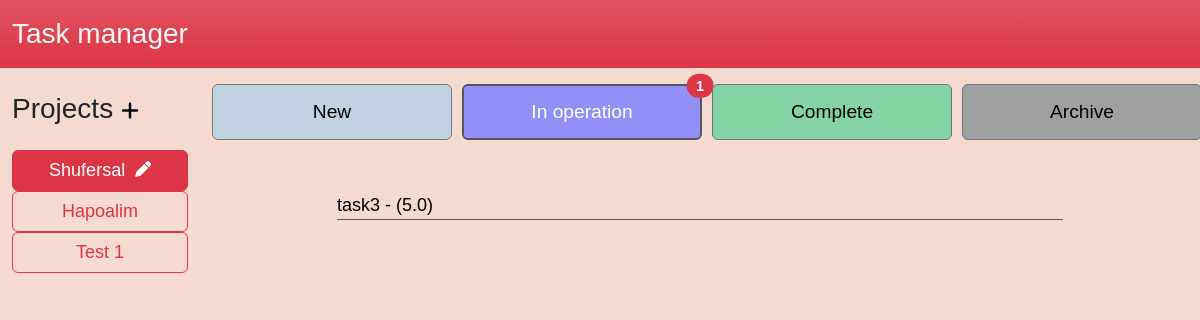
Before: / with the older database file.
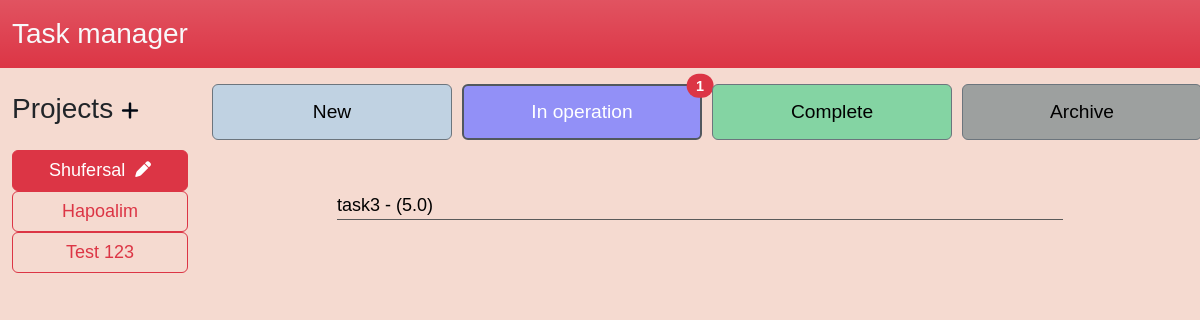
After: the same page with the newer database file.
### app/models.py (models this page shows, shortened)
class Project(db.Model):
    id = db.Column(db.Integer, primary_key=True, autoincrement=True)
    name = db.Column(db.String(200))
    hour_rate = db.Column(db.Integer)
    tasks = db.relationship('Task', backref='project', lazy='dynamic')
    def __getitem__(self, item):
        return getattr(self, item)

### app/routes.py (the view)
@flask_app.route("/", methods=("GET", "POST"))
def index():
    global current_project, current_status
    if request.method == "POST":
        projects = request.form.getlist('project')
        statuses = request.form.getlist('status')
        current_project = int(projects[0])
        current_status = statuses[0]
        task_name = request.form.get("task-name")
        task_adding = request.form.get("button_add_task")
        if task_adding is not None:
            if task_name == '':
                flash('Enter the name of task!')
            else:
                new_task = Task(details=task_name, status='new', hours=0, project_id=current_project)
                new_task.save_task_to_db()
        all_projects = Project.query.all()
        all_tasks = list(Task.query.filter(Task.project_id == current_project, Task.status == current_status))
    else:
        all_projects = Project.query.all()
        if current_project is None:
            current_project = all_projects[0].id
        if current_status is None:
            current_status = 'in_operation'
        all_tasks = list(Task.query.filter(Task.project_id == current_project, Task.status == current_status))
    return flask.render_template('index.html', all_tasks=all_tasks, all_projects=all_projects, current_project=current_project, current_status=current_status, numbers_of_tasks=count_tasks_by_project(current_project))

### app/models.py (called while the page is built)
    def __getitem__(self, item):
        return getattr(self, item)

### app/routes.py (called while the page is built)
def count_tasks_by_project(project):
    numbers_of_tasks = {'new': 0, 'in_operation': 0, 'complete': 0,'archive': 0}
    all_tasks = list(Task.query.filter(Task.project_id == project))
    for task in all_tasks:
        numbers_of_tasks[task.status] += 1
    return numbers_of_tasks

### app/templates/index.html (shortened to what the changed rows need)
<!DOCTYPE html>
<html lang="en">
<head>
    <link href="https://cdn.jsdelivr.net/npm/bootstrap@5.2.3/dist/css/bootstrap.min.css" rel="stylesheet">
    <link rel="stylesheet" href="https://cdnjs.cloudflare.com/ajax/libs/font-awesome/6.1.1/css/all.min.css">
    <link rel="stylesheet" href={{url_for('static', filename='style.css')}}>
    <link rel="stylesheet" href="../static/style.css">
</head>
<body style="background-color: rgb(245, 218, 208);">
    <form method="POST" id="main_form">
    <div class="container-fluid">
        <div class="row mt-3">
            <div class="col-2 projects">
                <div class="btn-group-vertical w-100" role="group" aria-label="Vertical radio toggle button group">
                    {% for project in all_projects %}
                        <div class="project d-flex w-100">
                            <label class="btn btn-project btn-outline-danger bg-gradient w-100" for="project-{{ project['id'] }}">{{ project['name'] }} </label>
                        </div>
                    {% endfor %}
                </div>
            </div>
        </div>
    </div>
    </form>
</body>
</html>

Changed rows visible on the page:
changed Project: name "Test 1" → "Test 123"
